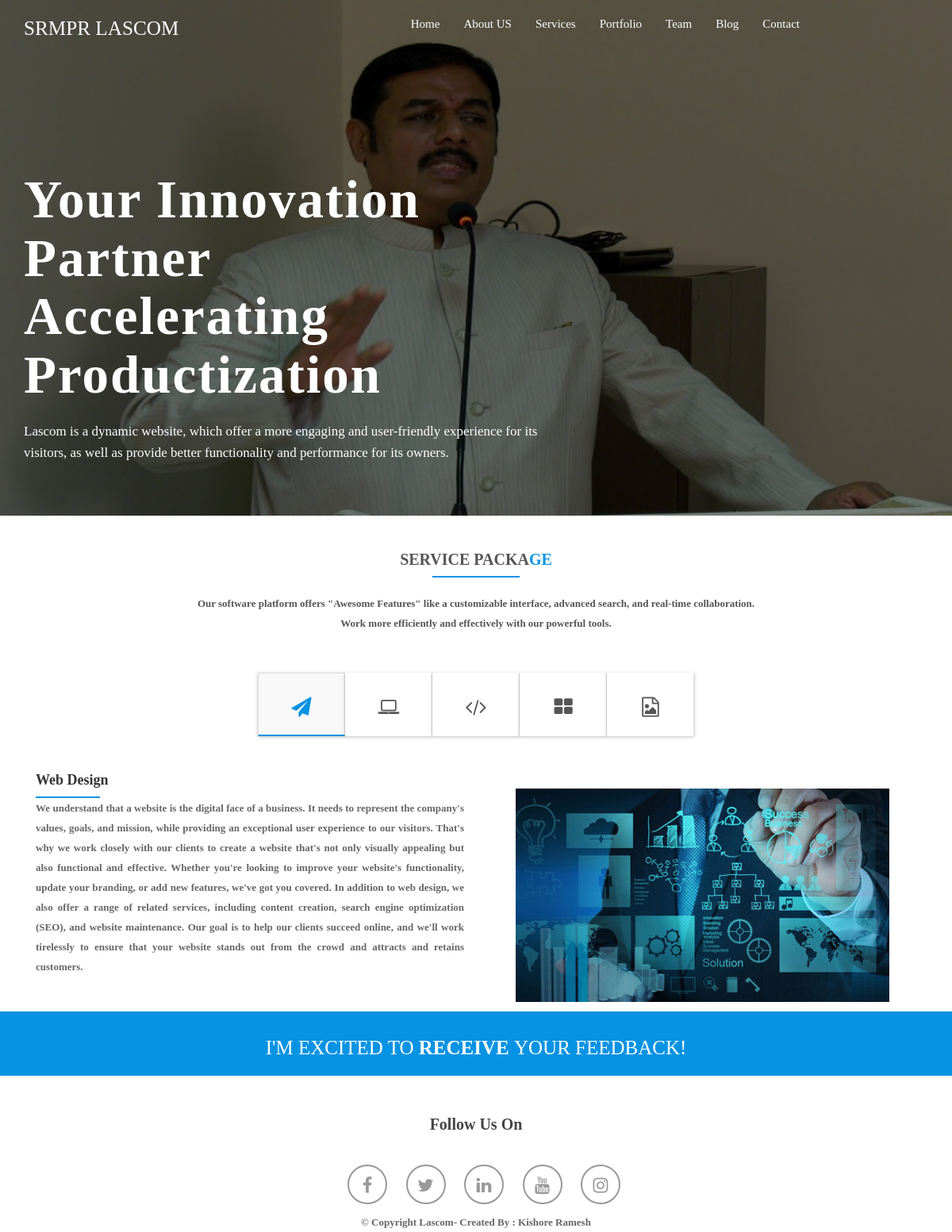
Page /Services.php on the committed database.
### tables this page shows
CREATE TABLE `servicepage` (
  `id` int(11) NOT NULL,
  `Paragraph` text NOT NULL,
  `Date_and_Time` datetime NOT NULL
);

CREATE TABLE `featurespage` (
  `id` int(11) NOT NULL,
  `Paragraph` text NOT NULL,
  `Date_and_Time` datetime NOT NULL
);

### Services.php (the view, shortened to what this page needs)
<!DOCTYPE html>
<html lang="en">
<head>
    <link rel="stylesheet" type="text/css" href="css/bootstrap.css">
    <link rel="stylesheet" type="text/css" href="css/style.css">
    <link rel="stylesheet" type="text/css" href="css/responsive.css">
    <link rel="stylesheet" type="text/css" href="css/animate.css">
    <link rel="stylesheet" type="text/css" href="css/prettyPhoto.css">
    <link rel="stylesheet" href="https://cdnjs.cloudflare.com/ajax/libs/font-awesome/4.7.0/css/font-awesome.min.css" />
    <link rel="stylesheet" type="text/css" href="css/owl.carousel.css">
    <link rel="stylesheet" type="text/css" href="css/owl.theme.css">
    <link rel="stylesheet" type="text/css" href="css/owl.transitions.css">
</head>
<body data-spy="scroll" data-target=".navbar-default" data-offset="100">
    <header id="menu">
        <div class="navbar navbar-default navbar-fixed-top">
            <div class="container">
                <div class="container-fluid">
                    <div class="navbar-header">
                        <a class="navbar-brand" href="#menu">
                            <h1 style="font-size: 1.4em;">SRMPR LASCOM</h1>
                        </a>
                    </div>
                    <div class="collapse navbar-collapse" id="bs-example-navbar-collapse-1">
                        <ul class="nav navbar-nav">
                            <li><a class="scroll" href="Home.php">Home</a></li>
                            <li><a href="AboutUS.php">About US</a></li>
                            <li class="active"><a class="scroll" href="Services.php">Services</a></li>
                            <li><a href="Portfolio.php">Portfolio</a></li>
                            <li><a href="Team.php">Team</a></li>
                            <li><a href="Blog.php">Blog</a></li>
                            <li><a href="Contact.php">Contact</a></li>
                        </ul>
                    </div>
                </div>
            </div>
        </div>
    </header>
    <section id="slider">
        <div id="home-carousel" class="carousel slide" data-ride="carousel">
            <div class="carousel-inner">
                <div class="item active" style="background-image:url(images/Slider/slider-4.jpg)">
                    <div class="carousel-caption container">
                        <div class="row">
                            <div class="col-md-7 col-sm-12 col-xs-12">
                                <h2>Your Innovation Partner <br> Accelerating Productization</h2>
                                <p>
                                    <?php
                                    $connection = new mysqli("localhost", "root", "", "lascomdb");
                                    $sql = "SELECT Paragraph FROM servicepage WHERE id = 1";
                                    $result = mysqli_query($connection, $sql);
                                    $row = mysqli_fetch_assoc($result);
                                    $Paragraph = $row['Paragraph'];
                                    echo $Paragraph;
                                    ?>
                                </p>
                            </div>
                        </div>
                    </div>
                </div>
            </div>
        </div>
        <section id="features">
            <div class="container">
                <div class="col-md-8 col-md-offset-2">
                    <div class="heading">
                        <h2>SERVICE PACKA<span>GE</span></h2>
                        <div class="line"></div>
                        <p>
                            <?php
                            $connection = new mysqli("localhost", "root", "", "lascomdb");
                            $sql = "SELECT Paragraph FROM featurespage WHERE id = 3";
                            $result = mysqli_query($connection, $sql);
                            $row = mysqli_fetch_assoc($result);
                            $Paragraph = $row['Paragraph'];
                            echo $Paragraph;
                            ?>
                        </p>
                    </div>
                </div>
                <ul class="nav nav-tabs" role="tablist">
                    <li role="presentation" class="active"><a href="#tab-1" role="tab" data-toggle="tab"><i class="fa fa-paper-plane"></i></a></li>
                    <li role="presentation"><a href="#tab-2" role="tab" data-toggle="tab"><i class="fa fa-laptop"></i></a></li>
                    <li role="presentation"><a href="#tab-3" role="tab" data-toggle="tab"><i class="fa fa-code"></i></a>
                    </li>
                    <li role="presentation"><a href="#tab-4" role="tab" data-toggle="tab"><i class="fa fa-th-large"></i></a></li>
                    <li role="presentation"><a href="#tab-5" role="tab" data-toggle="tab"><i class="fa fa-file-image-o"></i></a>
                    </li>
                </ul>
                <div class="tab-content">
                    <div role="tabpanel" class="tab-pane fade in active feat-sec" id="tab-1">
                        <div class="col-md-6 tab">
                            <h5>Web Design</h5>
                            <div class="line"></div>
                            <div class="clearfix"></div>
                            <p>
                                <?php
                                $connection = new mysqli("localhost", "root", "", "lascomdb");
                                $sql = "SELECT Paragraph FROM featurespage WHERE id = 4";
                                $result = mysqli_query($connection, $sql);
                                $row = mysqli_fetch_assoc($result);
                                $Paragraph = $row['Paragraph'];
                                echo $Paragraph;
                                ?>
                            </p>
                        </div>
                        <div class="col-md-6 tab-img"><img src="images/Features/01.jpg" class="img-responsive" alt="">
                        </div>
                    </div>
                </div>
            </div>
        </section>
        <footer id="footer">
            <div class="bg-sec">
                <div class="container">
                    <h2>I'm excited to <strong>receive </strong>your feedback!</h2>
                </div>
            </div>
        </footer>
        <footer id="footer-down">
            <h2>Follow Us On</h2>
            <ul class="social-icon">
                <li><a href="#"><i class="fa fa-facebook-f"></i></a></li>
                <li><a href="#"><i class="fa fa-twitter"></i></a></li>
                <li><a href="#"><i class="fa fa-linkedin"></i></a></li>
                <li><a href="#"><i class="fa fa-youtube"></i></a></li>
                <li><a href="#"><i class="fa fa-instagram"></i></a></li>
            </ul>
            <p> &copy; Copyright Lascom- Created By : Kishore Ramesh</p>
        </footer>
</body>
</html>

### css/style.css (style rules this page uses)
* { margin: 0 auto; }
body { font-family: 'helvetica_ce_55_romanregular'; }
p { font-size: 13px; color: #666; font-weight: bolder; line-height: 25px; font-family: 'open_sansregular'; }
h1, h2, h3, h4, h5, h6, .h1, .h2, .h3, .h4, .h5, .h6 { font-family: 'helvetica_ce_55_romanregular'; }
h1 { color: #fff; font-size: 30px; text-transform: uppercase; }
h2 { color: #555; font-size: 20px; text-transform: uppercase; font-weight: bolder; }
h5 { color: #333; font-size: 18px; }
strong { font-weight: bolder; }
span { color: #0693e3; }
.line { border: 1px solid #0693e3; width: 15%; }
.navbar-default { background: rgba(248, 248, 248, 0); border: rgba(248, 248, 248, 0); padding: 5px 5px; }
#menu { position: absolute; }
#menu .nav { left: 25%; position: relative; }
#menu ul.nav li a { font-size: 15px; color: #fff; }
#menu .nav>li>a { background: none; color: #fff; }
a.navbar-brand { padding: 0px; margin-top: -3px; }
ul.nav li.active a:before { opacity: 1; }
#home-carousel .item { background-position: center top; background-repeat: no-repeat; background-size: cover; width: 100%; height: 650px; }
#home-carousel .item:before { background-color: #000; content: ""; height: 100%; top: 0; left: 0; opacity: 0.5; position: absolute; width: 100%; }
.carousel-caption { left: 15px; right: 15px; top: 50%; font-size: 15px; text-align: left; color: #fff; text-shadow: none; margin-top: -130px; }
.carousel-caption h2 { color: #fff; font-size: 75px; font-weight: 600; margin-top: 0px; text-transform: none; letter-spacing: 2px; margin-bottom: 20px; }
.carousel-caption p { color: #FFFFFF; font-size: 17px; font-weight: normal; line-height: 27px; }
#home-carousel .item h1, #home-carousel .item h2, #home-carousel .item p { opacity: 0; -moz-transform: scale(0.5); -webkit-transform: scale(0.5); -o-transform: scale(0.5); -ms-transform: scale(0.5); transform: scale(0.5); }
#home-carousel .item.active h1, #home-carousel .item.active h2, #home-carousel .item.active p { opacity: 1; -moz-transform: scale(1); -webkit-transform: scale(1); -o-transform: scale(1); -ms-transform: scale(1); transform: scale(1); }
#home-carousel .item h2 { -webkit-transition: all 0.5s ease-in-out 0.30s; -moz-transition: all 0.5s ease-in-out 0.30s; -ms-transition: all 0.5s ease-in-out 0.30s; -o-transition: all 0.5s ease-in-out 0.30s; transition: all 0.5s ease-in-out 0.30s; }
#home-carousel .item p { -webkit-transition: all 0.5s ease-in-out 0.45s; -moz-transition: all 0.5s ease-in-out 0.45s; -ms-transition: all 0.5s ease-in-out 0.45s; -o-transition: all 0.5s ease-in-out 0.45s; transition: all 0.5s ease-in-out 0.45s; }
.heading h2 { font-family: 'helvetica_ce_55_romanregular'; }
.heading p { padding: 20px 0px; font-size: 13px; font-weight: bolder; color: #555; }
.bg-sec { background: #0693e3; margin-top: 10px; padding: 1% 0%; }
#features { text-align: center; padding: 2% 0%; }
#features .nav-tabs { display: inline-block; margin-top: 20px; }
.tab p { text-align: justify; }
#features .nav-tabs>li.active>a, #features .nav-tabs>li.active>a:hover, #features .nav-tabs>li.active>a:focus { box-shadow: 0 1px 4px rgba(0, 0, 0, .26); border-bottom: 2px solid #0693e3; background: #f8f8f8; }
#features .nav-tabs>li>a { color: #555; margin-right: 0; box-shadow: 0 1px 4px rgba(0, 0, 0, .26); background-color: #fff; border-right: 1px solid #e0e0e0; border-radius: 0px; border-bottom: 1px solid #FFFFFF; width: 110px; padding: 0; height: 80px; line-height: 80px; font-size: 32px; }
#features .nav-tabs>li>a i.fa { font-size: 25px; }
#features .nav-tabs>li.active>a i.fa { color: #0693e3; }
#features .tab-content .feat-sec { margin-top: 10px; }
#features .tab-content h5 { text-align: left; font-weight: bolder; }
#features .tab-content .line { float: left; }
.tab { margin-top: 20px; }
.tab-img { position: relative; top: 50px; }
#footer { text-align: center; }
#footer .bg-sec h2 { color: #FFFFFF; font-size: 25px; font-weight: normal; }
#footer-down { position: relative; top: 30px; text-align: center; }
#footer-down h2 { color: #444; margin: 20px 0px 40px 0px; text-transform: none; }
#footer-down ul li { display: inline-block; margin-right: 20px; }
#footer-down ul li a i.fa { color: #999; font-size: 22px; border: 2px solid #999; height: 50px; width: 50px; border-radius: 50px; padding: 25%; }

### css/responsive.css (style rules this page uses)
@media all and (min-width: 993px) and (max-width: 1200px) { .carousel-caption h2 { font-size:67px; } }

### rows in the picture
servicepage: Paragraph "Lascom is a dynamic website, which offer a more engaging and user-friendly experience for its visitors, as well as provide better functionality and performance for its owners."
featurespage: Paragraph "Our software platform offers \"Awesome Features\" like a customizable interface, advanced search, and real-time collaboration. Work more efficiently and effectively with our powerful tools."
featurespage: Paragraph "We understand that a website is the digital face of a business. It needs to represent the company's values, goals, and mission, while providing an exceptional user experience to our visitors. That's why we work closely with our clients to create a website that's not only visually appealing but also functional and effective. Whether you're looking to improve your website's functionality, update your branding, or add new features, we've got you covered. In addition to web design, we also offer a range of related services, including content creation, search engine optimization (SEO), and website maintenance. Our goal is to help our clients succeed online, and we'll work tirelessly to ensure…"
